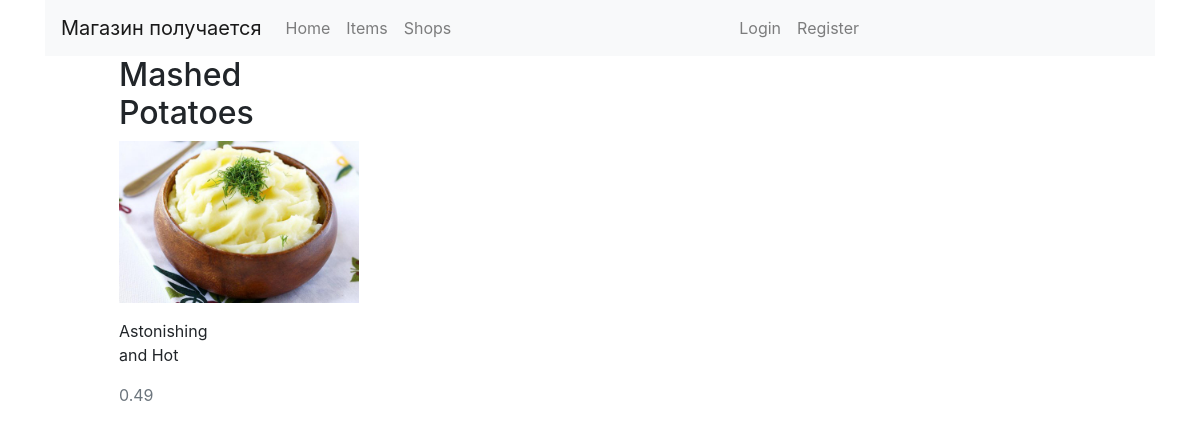
Screenshot of /2/mashed-potatoes/ with the database file from the repository.
### shop/models.py (models this page shows, shortened)
class Item(models.Model):
    category = models.ForeignKey(
        'Category',
        on_delete=models.CASCADE,
        related_name='items',
        verbose_name='Категория',
    )
    shop = models.ForeignKey(
        'Shop',
        on_delete=models.CASCADE,
        verbose_name='Магазин'
    )
    name = models.CharField(
        max_length=128,
        db_index=True,
        verbose_name='Наименование товара'
    )
    description = models.TextField(
        max_length=1024,
        verbose_name='Описание товара'
    )
    price = models.DecimalField(
        max_digits=10,
        decimal_places=2,
        verbose_name='Цена'
    )
    item_picture = models.ImageField(
        upload_to='uploads/shop/items/%Y/%m/%d',
        default=None,
        null=True,
        blank=True,
        verbose_name='Изображение предмета'
    )
    slug = models.SlugField(
        max_length=200,
        db_index=True
    )
    stock = models.PositiveIntegerField()
    available = models.BooleanField(
        default=True,
        verbose_name='Есть на складе'
    )
    created = models.DateTimeField(
        auto_now_add=True
    )
    updated = models.DateTimeField(
        auto_now=True
    )
    class Meta:
        verbose_name = 'Товар'
        verbose_name_plural = 'Товары'
        ordering = (
            'name',
        )
        index_together = (
            ('id', 'slug'),
        )

### shop/views.py (the view)
# urls.py: url(r'^(?P<id>\d+)/(?P<slug>[-\w]+)/$', item_detail, name='item_detail'),
def item_detail(request, id, slug):
    item = get_object_or_404(Item, id=id, slug=slug, available=True)
    cart_form = CartAddForm()
    return render(request, 'shop/item/item_detail.html', {'item': item, 'cart_form': cart_form})

### cart/context_processors.py (called while the page is built)
def cart(request):
    return {'cart': Cart(request)}

### shop/templates/shop/item/item_detail.html (shortened to what this page needs)
{% extends 'shop/base.html' %}
{% load static %}
{% block body %}
     <div class="content-section">
        <div class="media">
            <div class="media-body">
                <div class="col-lg-6 offset-3">
                    <h2 class="account-heading">{{ item.name }}</h2>
                    <p class="text-secondary">
                        {% if item.item_picture %}
                             <img src="{{ item.item_picture.url }}" style="max-width: 15rem">
                        {% else %}
                            <p>
                                Изображение отсутствует
                            </p>
                        {% endif %}
                    </p>
                    <p class="text-secondary">{{ item.description | linebreaks}}</p>
                    <p class="text-secondary">{{ item.price }}</p>
                </div>
            </div>
        </div>
    </div>
{% endblock %}

### rows the page displays
Item: name "Mashed Potatoes", item_picture (picture), description "Astonishing and Hot", price "0.49"
